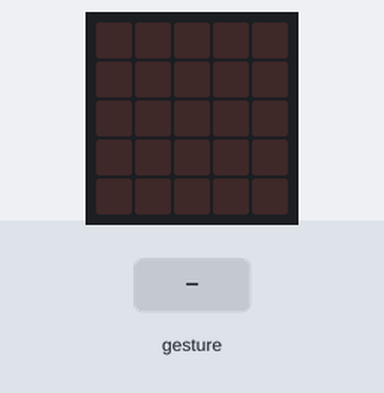
Simulated run of this program. Board: BBC micro:bit (MakeCode). On the bench: the board's 5×5 LED display. The test bench sets the inputs (shaded band). Random numbers come from a fixed seed; a tilt is held for 1.5 s and a shake lasts 1 s, then the board lies face up again.

Above: at 1.2 s.
1.3 s: gesture 'shake'
At 2.1 s:
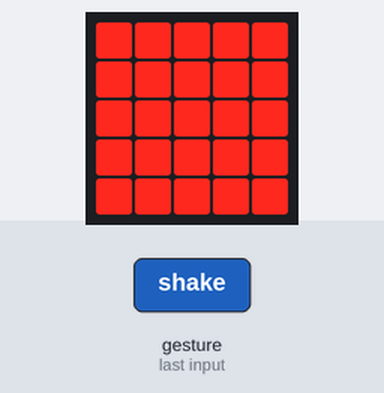
3.0 s: gesture 'shake'
At 4.5 s:
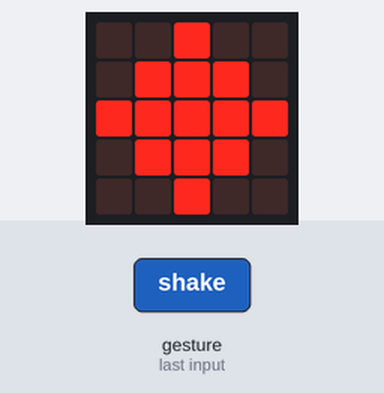
Timing chart, 0 to 6.0 s (numbered marks = the images above; inputs shaded):
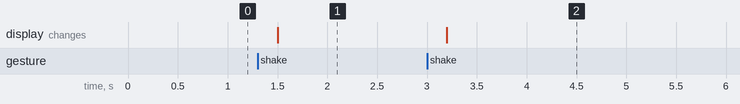

Measured:
- after the input at 1.3 s, the display: changes after 0.20 s (image 1)
- after the input at 3.0 s, the display: changes after 0.20 s (image 2)

The program:

main.ts
```typescript
let Mano = 0
input.onGesture(Gesture.Shake, function () {
    Mano = randint(1, 3)
    if (Mano == 1) {
        basic.showLeds(`
            # # # # #
            # # # # #
            # # # # #
            # # # # #
            # # # # #
            `)
    } else if (Mano == 2) {
        basic.showLeds(`
            # . . . #
            . # . # .
            . . # . .
            # # . # #
            # # . # #
            `)
    } else {
        basic.showLeds(`
            . . # . .
            . # # # .
            # # # # #
            . # # # .
            . . # . .
            `)
    }
})
```

test.ts
```typescript
// aquí va el archivo "tests"; esto no se compilará cuando este paquete se utilice como una extensión.
```
